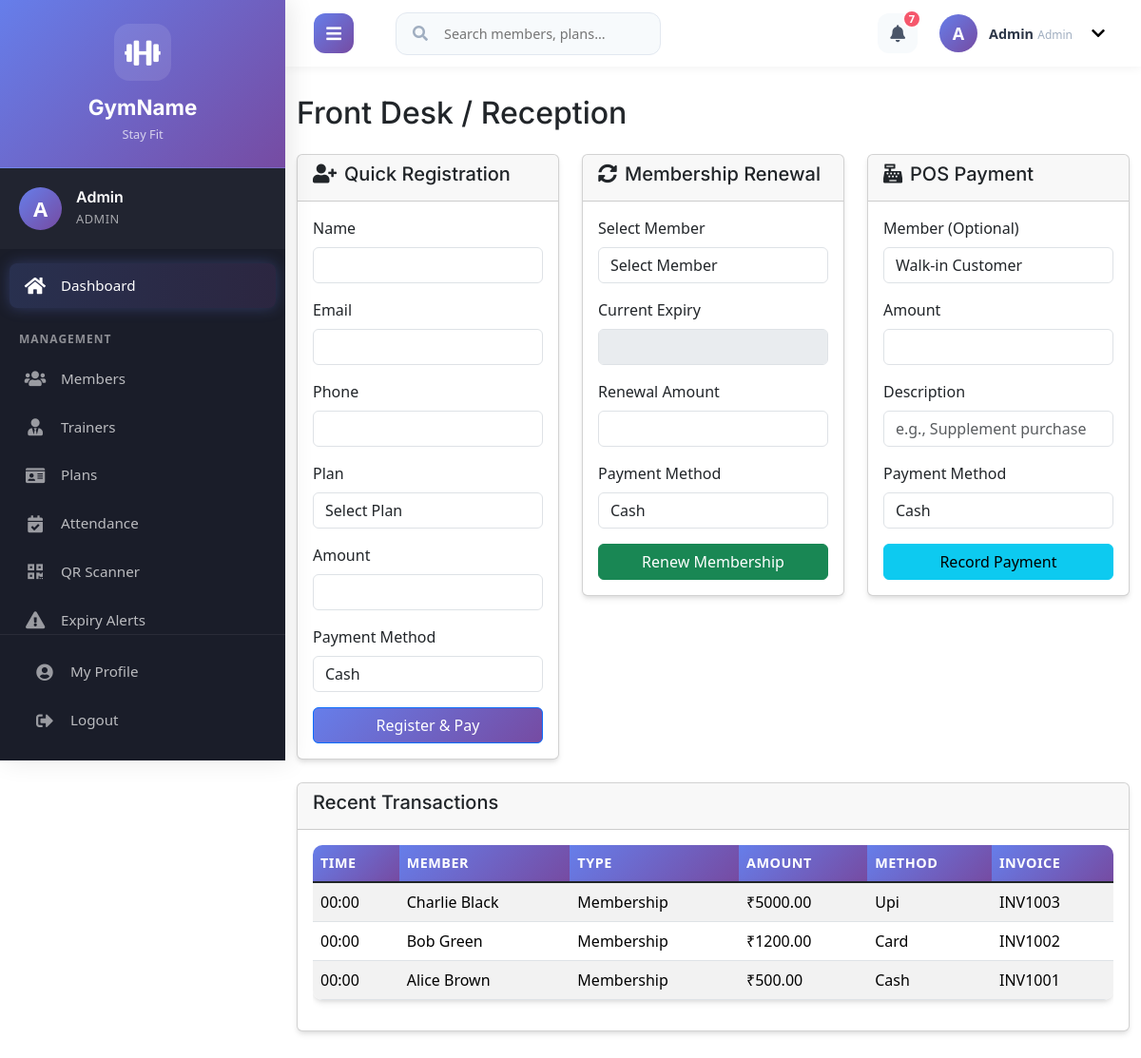
The page /admin/reception.php (signed in) on the database its author committed.
### tables this page shows
CREATE TABLE payments (
    id INT AUTO_INCREMENT PRIMARY KEY,
    member_id INT NOT NULL,
    plan_id INT NOT NULL,
    amount DECIMAL(10,2) NOT NULL,
    payment_date DATE NOT NULL,
    method ENUM('cash', 'card', 'upi', 'bank_transfer') NOT NULL,
    invoice_no VARCHAR(50) UNIQUE,
    status ENUM('paid', 'pending', 'failed') DEFAULT 'paid',
    FOREIGN KEY (member_id) REFERENCES members(id),
    FOREIGN KEY (plan_id) REFERENCES plans(id)
);

CREATE TABLE members (
    id INT AUTO_INCREMENT PRIMARY KEY,
    name VARCHAR(100) NOT NULL,
    gender ENUM('male', 'female', 'other'),
    dob DATE,
    contact VARCHAR(20),
    email VARCHAR(100) UNIQUE,
    address TEXT,
    join_date DATE,
    expiry_date DATE,
    plan_id INT,
    trainer_id INT,
    status ENUM('active', 'expired', 'inactive') DEFAULT 'active',
    photo VARCHAR(255),
    FOREIGN KEY (plan_id) REFERENCES plans(id),
    FOREIGN KEY (trainer_id) REFERENCES trainers(id)
);

### admin/reception.php (the view, shortened to what this page needs)
<?php
require_once '../includes/config.php';
?>
<!DOCTYPE html>
<html lang="en">
<head>
    <link href="https://cdn.jsdelivr.net/npm/bootstrap@5.1.3/dist/css/bootstrap.min.css" rel="stylesheet">
    <link rel="stylesheet" href="https://cdnjs.cloudflare.com/ajax/libs/font-awesome/5.15.4/css/all.min.css">
    <link href="../assets/css/style.css" rel="stylesheet">
    <link href="https://cdn.jsdelivr.net/npm/bootstrap@5.3.8/dist/css/bootstrap.min.css" rel="stylesheet">
    <link rel="stylesheet" href="https://cdn.jsdelivr.net/npm/bootstrap-icons@1.10.0/font/bootstrap-icons.css">
</head>
<body>
    <div class="main-wrapper">
    <?php include '../includes/header.php'; ?>
    <div class="page-content">
        <div class="container-fluid">
        <div class="row">
            <div class="col-12">
                <h2 class="mb-4">Front Desk / Reception</h2>
            </div>
        </div>
        <div class="row">
            <div class="col-md-4">
                <div class="card">
                    <div class="card-header">
                        <h5><i class="fas fa-user-plus me-2"></i>Quick Registration</h5>
                    </div>
                    <div class="card-body">
                        <form method="POST">
                            <div class="mb-3">
                                <label class="form-label">Name</label>
                                <input type="text" class="form-control" name="name" required>
                            </div>
                            <div class="mb-3">
                                <label class="form-label">Email</label>
                                <input type="email" class="form-control" name="email" required>
                            </div>
                            <div class="mb-3">
                                <label class="form-label">Phone</label>
                                <input type="text" class="form-control" name="phone" required>
                            </div>
                            <div class="mb-3">
                                <label class="form-label">Plan</label>
                                <select class="form-control" name="plan_id" required onchange="updateAmount(this)">
                                    <option value="">Select Plan</option>
                                </select>
                            </div>
                            <div class="mb-3">
                                <label class="form-label">Amount</label>
                                <input type="number" class="form-control" name="amount" id="reg_amount" step="0.01" required>
                            </div>
                            <div class="mb-3">
                                <label class="form-label">Payment Method</label>
                                <select class="form-control" name="payment_method" required>
                                    <option value="cash">Cash</option>
                                </select>
                            </div>
                            <button type="submit" name="quick_register" class="btn btn-primary w-100">Register & Pay</button>
                        </form>
                    </div>
                </div>
            </div>
            <div class="col-md-4">
                <div class="card">
                    <div class="card-header">
                        <h5><i class="fas fa-sync-alt me-2"></i>Membership Renewal</h5>
                    </div>
                    <div class="card-body">
                        <form method="POST">
                            <div class="mb-3">
                                <label class="form-label">Select Member</label>
                                <select class="form-control" name="member_id" required onchange="loadMemberDetails(this)">
                                    <option value="">Select Member</option>
                                </select>
                            </div>
                            <div class="mb-3">
                                <label class="form-label">Current Expiry</label>
                                <input type="text" class="form-control" id="current_expiry" readonly>
                            </div>
                            <div class="mb-3">
                                <label class="form-label">Renewal Amount</label>
                                <input type="number" class="form-control" name="renew_amount" step="0.01" required>
                            </div>
                            <div class="mb-3">
                                <label class="form-label">Payment Method</label>
                                <select class="form-control" name="renew_payment_method" required>
                                    <option value="cash">Cash</option>
                                </select>
                            </div>
                            <button type="submit" name="renew_membership" class="btn btn-success w-100">Renew Membership</button>
                        </form>
                    </div>
                </div>
            </div>
            <div class="col-md-4">
                <div class="card">
                    <div class="card-header">
                        <h5><i class="fas fa-cash-register me-2"></i>POS Payment</h5>
                    </div>
                    <div class="card-body">
                        <form method="POST">
                            <div class="mb-3">
                                <label class="form-label">Member (Optional)</label>
                                <select class="form-control" name="pos_member_id">
                                    <option value="">Walk-in Customer</option>
                                </select>
                            </div>
                            <div class="mb-3">
                                <label class="form-label">Amount</label>
                                <input type="number" class="form-control" name="pos_amount" step="0.01" required>
                            </div>
                            <div class="mb-3">
                                <label class="form-label">Description</label>
                                <input type="text" class="form-control" name="pos_description" placeholder="e.g., Supplement purchase">
                            </div>
                            <div class="mb-3">
                                <label class="form-label">Payment Method</label>
                                <select class="form-control" name="pos_payment_method" required>
                                    <option value="cash">Cash</option>
                                </select>
                            </div>
                            <button type="submit" name="pos_payment" class="btn btn-info w-100">Record Payment</button>
                        </form>
                    </div>
                </div>
            </div>
        </div>
        <div class="row mt-4">
            <div class="col-12">
                <div class="card">
                    <div class="card-header">
                        <h5>Recent Transactions</h5>
                    </div>
                    <div class="card-body">
                        <div class="table-responsive">
                            <table class="table table-striped">
                                <thead>
                                    <tr>
                                        <th>Time</th>
                                        <th>Member</th>
                                        <th>Type</th>
                                        <th>Amount</th>
                                        <th>Method</th>
                                        <th>Invoice</th>
                                    </tr>
                                </thead>
                                <tbody>
                                    <?php
                                    $recent = $conn->query("SELECT p.*, m.name as member_name FROM payments p LEFT JOIN members m ON p.member_id = m.id ORDER BY p.id DESC LIMIT 10");
                                    while ($payment = $recent->fetch_assoc()):
                                    ?>
                                        <tr>
                                            <td><?php echo date('H:i', strtotime($payment['payment_date'])); ?></td>
                                            <td><?php echo $payment['member_name'] ?? 'Walk-in'; ?></td>
                                            <td><?php echo $payment['plan_id'] ? 'Membership' : 'POS'; ?></td>
                                            <td>₹<?php echo $payment['amount']; ?></td>
                                            <td><?php echo ucfirst($payment['method']); ?></td>
                                            <td><?php echo $payment['invoice_no']; ?></td>
                                        </tr>
                                    <?php endwhile; ?>
                                </tbody>
                            </table>
                        </div>
                    </div>
                </div>
            </div>
        </div>
    </div>
</body>
</html>

### assets/css/style.css (style rules this page uses)
:root { --primary-color: #667eea; --secondary-color: #764ba2; --accent-color: #4facfe; --success-color: #43e97b; --warning-color: #fa709a; --danger-color: #f5576c; --text-color: #4a5568; --text-color-light: #a0aec0; --heading-color: #2d3748; --bg-color: #f7fafc; --bg-light: #ffffff; --border-color: #e2e8f0; --font-family-sans-serif: 'Inter', -apple-system, BlinkMacSystemFont, "Segoe UI", Roboto, "Helvetica Neue", Arial, "Noto Sans", sans-serif, "Apple Color Emoji", "Segoe UI Emoji", "Segoe UI Symbol", "Noto Color Emoji"; --box-shadow: 0 4px 6px -1px rgba(0, 0, 0, 0.1), 0 2px 4px -1px rgba(0, 0, 0, 0.06); --box-shadow-lg: 0 10px 15px -3px rgba(0, 0, 0, 0.1), 0 4px 6px -2px rgba(0, 0, 0, 0.05); }
* { box-sizing: border-box; }
html { overflow-x: hidden; }
body { font-family: var(--font-family-sans-serif); background-color: var(--bg-color); color: var(--text-color); font-size: 16px; line-height: 1.6; margin: 0; padding: 0; overflow-x: hidden; width: 100%; }
h1, h2, h3, h4, h5, h6 { font-family: var(--font-family-sans-serif); color: var(--heading-color); font-weight: 700; line-height: 1.3; }
.card { border: 1px solid var(--border-color); border-radius: 12px; box-shadow: var(--box-shadow); transition: transform 0.2s ease, box-shadow 0.2s ease; background-color: var(--bg-light); }
.table { border-radius: 10px; overflow: hidden; box-shadow: var(--box-shadow); }
.table thead th { background: linear-gradient(135deg, var(--primary-color) 0%, var(--secondary-color) 100%); color: white; border: none; font-weight: 600; font-size: 0.9rem; text-transform: uppercase; letter-spacing: 0.5px; }
.btn { border-radius: 8px; transition: all 0.3s ease; font-weight: 600; padding: 10px 20px; border: none; }
.btn-primary { background: linear-gradient(135deg, var(--primary-color) 0%, var(--secondary-color) 100%); color: white; }
.form-control { border: 1px solid var(--border-color); border-radius: 8px; padding: 12px 16px; transition: all 0.3s ease; background-color: var(--bg-light); }
.main-wrapper { width: 100%; overflow-x: hidden; }
.page-content { transition: margin-left 0.4s cubic-bezier(0.25, 0.8, 0.25, 1); padding-top: 70px; min-height: 100vh; }
.container, .container-fluid { padding-top: 30px; padding-bottom: 30px; max-width: 100%; }
@media (min-width: 1200px) { body.sidebar-open .page-content { margin-left: 300px; } }

### rows shown on the page
payments: payment_date "00:00", member.name "Charlie Black", shows "Membership", amount "5000.00", method "Upi", invoice_no "INV1003"
payments: payment_date "00:00", member.name "Bob Green", shows "Membership", amount "1200.00", method "Card", invoice_no "INV1002"
payments: payment_date "00:00", member.name "Alice Brown", shows "Membership", amount "500.00", method "Cash", invoice_no "INV1001"

### other values the page prints
substr($_SESSION['user_name'], 0, 1) "A"
$_SESSION['user_name'] "Admin"
$_SESSION['user_role'] "ADMIN"
$notification_count "7"
$_SESSION['user_role'] "Admin"
